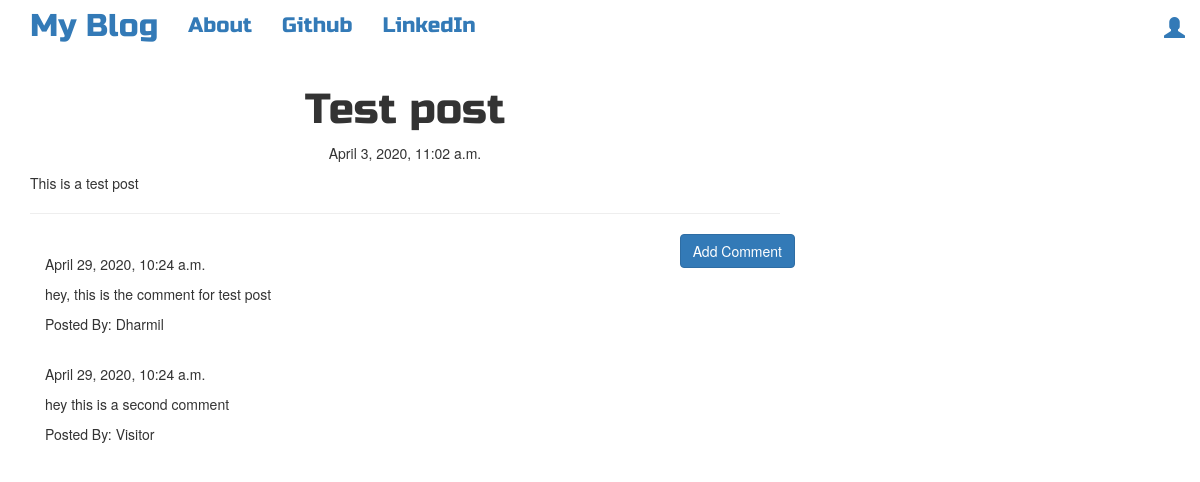
Page /post/9 on the committed database.
### blog/models.py (models this page shows, shortened)
class Post(models.Model):
    author=models.ForeignKey('auth.User',on_delete=models.CASCADE)
    title=models.CharField(max_length=256)
    text=models.TextField()
    created_date=models.DateTimeField(default=timezone.now)
    published_date=models.DateTimeField(blank=True,null=True)
    objects=models.Manager()
    object=models.Manager()

class Comment(models.Model):
    post= models.ForeignKey('blog.Post',related_name='comments',on_delete=models.CASCADE)
    author=models.CharField(max_length=200)
    text= models.TextField()
    created_date=models.DateTimeField(default=timezone.now())
    approved_comment=models.BooleanField(default=False)

### blog/views.py (the view)
# urls.py: url(r'post/(?P<pk>\d+)$',views.PostDetailView.as_view(),name='post_detail'),
class PostDetailView(DetailView):
    model=Post

### blog/templates/blog/post_detail.html (shortened to what this page needs)
{% extends "blog/base.html" %}
{% block content %}
<h1 class="posttitle loader">{{post.title}}</h1>
{% if post.published_date %}
<div class="date postdate">
  {{post.published_date}}
</div>
{% else %}
<a class="btn btn-default" href="{% url 'post_publish' pk=post.pk %}">Publish</a>
{% endif%}
<p class="postcontent">{{post.text|safe|linebreaksbr}}</p>
<hr>
<a class="btn btn-primary btn-comment" href="{% url 'add_comment_to_post' pk=post.pk %}">Add Comment</a>
<div class="container">
  {% for comment in post.comments.all %}
  <br>
  {% if user.is_authenticated or comment.approved_comment %}
  {{comment.created_date}}
  <p>{{comment.text|safe|linebreaks}}</p>
  <p>Posted By: {{comment.author }}</p>
  {% endif %}
  {% empty %}
  <p> No Comments</p>
  {% endfor %}
</div>
{% endblock %}

### blog/static/css/blog.css (style rules this page uses)
.postdate { text-align:center; }
.posttitle { font-family: 'Russo One',sans-serif; font-size: 3em; text-align: center; }
.postcontent { font-family: 'Montserrat'; font-size: 1.5em; }
.btn-comment { position: absolute; right:0px; }
.loader { filter:hue-rotate(0deg); color:linear-gradient(45deg,#0f8,#08f); animation:hue 10000ms infinite linear; }

### rows in the picture
Post: title "Test post", published_date "April 3, 2020, 11:02 a.m.", text "This is a test post"
Comment: created_date "April 29, 2020, 10:24 a.m.", text "hey, this is the comment for test post", author "Dharmil"
Comment: created_date "April 29, 2020, 10:24 a.m.", text "hey this is a second comment", author "Visitor"
